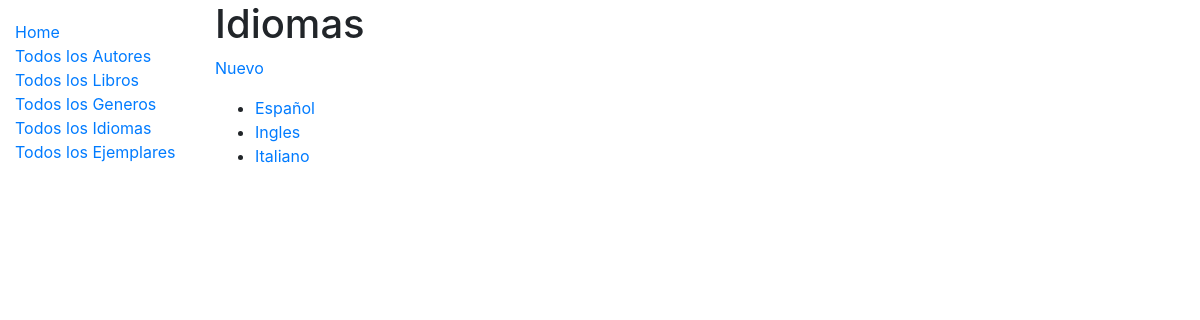
The page /catalogo/idiomas/ on the database as committed earlier.
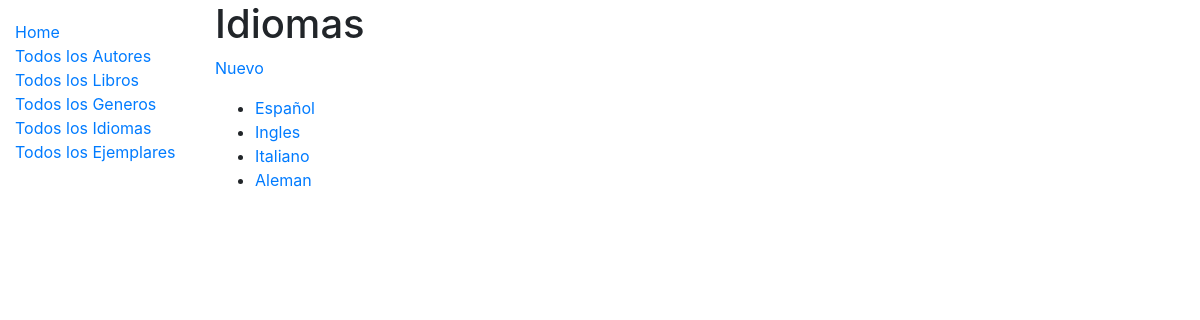
The same page on the database as committed later.
### catalogo/models.py (models this page shows, shortened)
class Idioma(models.Model):
    nombre = models.CharField(max_length=50, help_text="Ingrese un Idioma")

### catalogo/views.py (the view)
# urls.py: path('idiomas/', views.IdiomasListView.as_view(), name='idiomas'),
class IdiomasListView(generic.ListView):
    model = Idioma
    context_object_name = 'idiomas'
    queryset = Idioma.objects.all()
    template_name = 'idiomas.html'
    def get_context_data(self, **kwargs):
        idiomas = Idioma.objects.all()
        context = super(IdiomasListView, self).get_context_data(**kwargs)
        context['idiomas'] = idiomas
        return context

### catalogo/templates/idiomas.html
{% extends "base.html" %}
{% block content %}
    <h1>Idiomas</h1>
    <p><a href="{% url 'idioma_new' %}">Nuevo</a></p>
    {% if idiomas %}
    <ul>
        {%for idioma in idiomas %}
        <li>
            <a href="">{{ idioma.nombre }}</a>
        </li>
        {% endfor %}
    </ul>
    {% else %}
    <p>Ooops! No tenemos idiomas cargados en el catalogo.</p>
    {% endif %}
{% endblock %}

### catalogo/templates/base.html (shortened to what this page needs)
<!DOCTYPE html>
<html lang="en">
<head>
    <link rel="stylesheet"
    href="https://stackpath.bootstrapcdn.com/bootstrap/4.5.2/css/bootstrap.min.css"
>
    {% load static %}
    <link rel="stylesheet" href="{% static 'css/styles.css' %}">
</head>
<body>
    <div class="container-fluid">
        <div class="row">
            <div class="col-sm-2">
                {% block sidebar %}
                <ul class="sidebar-nav">
                    <li><a href="{% url 'index' %}">Home</a></li>
                    <li><a href="{% url 'autores' %}">Todos los Autores</a></li>
                    <li><a href="{% url 'libros' %}">Todos los Libros</a></li>
                    <li><a href="{% url 'generos' %}">Todos los Generos</a></li>
                    <li><a href="{% url 'idiomas' %}">Todos los Idiomas</a></li>
                    <li><a href="{% url 'ejemplares' %}">Todos los Ejemplares</a></li>
                </ul>
                {% endblock %}
            </div>
            <div class="col-sm-10">
                {% block content %} {% endblock %}
            </div>
        </div>
    </div>
</body>
</html>

### catalogo/static/css/styles.css (style rules this page uses)
.sidebar-nav { margin-top: 20px; padding: 0; list-style: none; }

Rows that differ between the two databases and show on the page:
added Idioma: nombre "Aleman"
